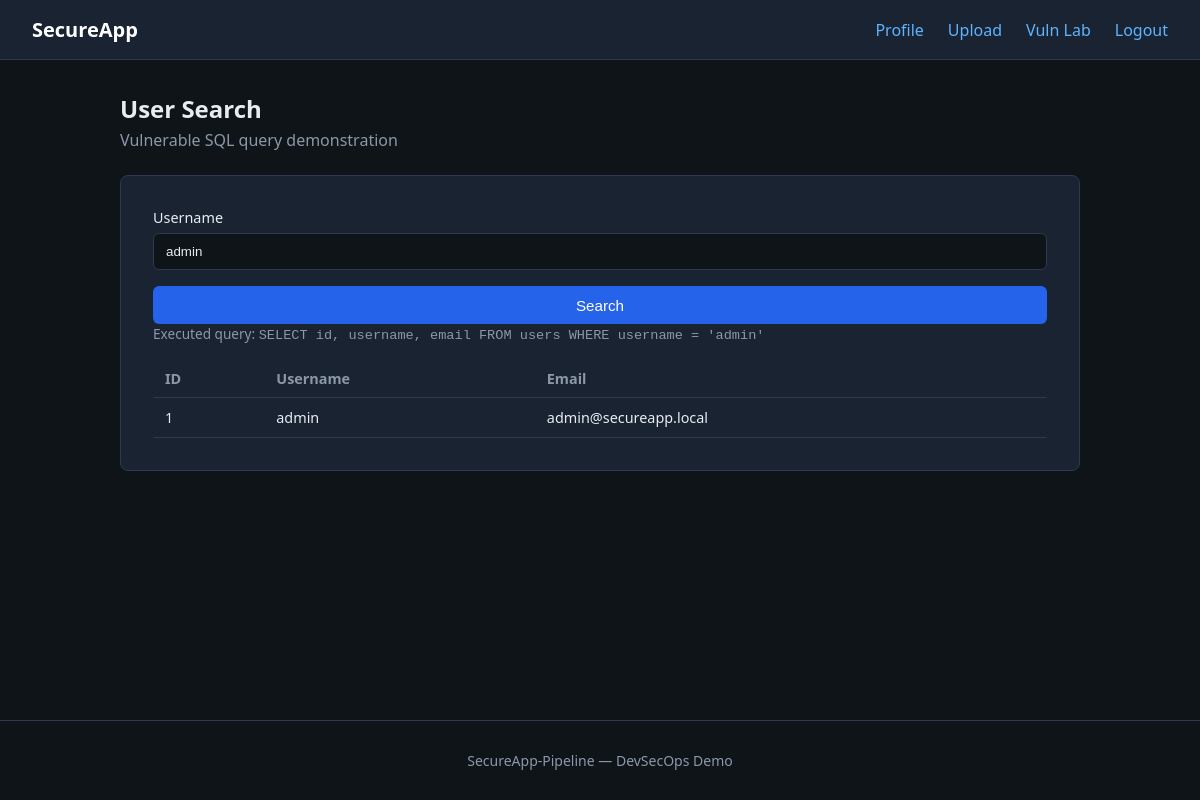
Screenshot of /vulnerable/sql-search?q=admin (signed in) with the database file from the repository.
### tables this page shows
CREATE TABLE users (
            id INTEGER PRIMARY KEY AUTOINCREMENT,
            username TEXT UNIQUE NOT NULL,
            email TEXT UNIQUE NOT NULL,
            password_hash TEXT NOT NULL,
            is_admin INTEGER NOT NULL DEFAULT 0,
            created_at TEXT NOT NULL
        );

### app/routes/vulnerable.py (the view)
@vulnerable_bp.route("/sql-search")
def sql_search():
    query = request.args.get("q", "")
    sql = f"SELECT id, username, email FROM users WHERE username = '{query}'"
    try:
        rows = get_db().execute(sql).fetchall()
    except sqlite3.Error as exc:
        rows = []
        error = str(exc)
        return render_template(
            "vulnerable/sql_search.html",
            query=query,
            rows=rows,
            error=error,
            executed_sql=sql,
        )
    return render_template(
        "vulnerable/sql_search.html",
        query=query,
        rows=rows,
        error=None,
        executed_sql=sql,
    )

### app.py (called while the page is built)
def get_db():
    if "db" not in g:
        g.db = sqlite3.connect(DATABASE)
        g.db.row_factory = sqlite3.Row
    return g.db

def current_user():
    if "user_id" not in session:
        return None
    return get_db().execute(
        "SELECT id, username, email, is_admin, created_at FROM users WHERE id = ?",
        (session["user_id"],),
    ).fetchone()

@app.before_request
def start_timer():
    request.start_time = time.time()

@app.after_request
def after_request(response):
    REQUEST_COUNT.labels(
        request.method,
        request.path
    ).inc()
    if hasattr(request, "start_time"):
        REQUEST_LATENCY.observe(
            time.time() - request.start_time
        )
    return response

@app.before_request
def load_logged_in_user():
    g.user = current_user()

### app/routes/vulnerable.py (called while the page is built)
def get_db():
    return g.db

### templates/vulnerable/sql_search.html (shortened to what this page needs)
{% extends "base.html" %}
{% block content %}
<section class="page-header">
    <h1>User Search</h1>
    <p class="subtitle">Vulnerable SQL query demonstration</p>
</section>
<article class="card">
    <form method="get" class="form">
        <div class="form-group">
            <label for="q">Username</label>
            <input type="text" id="q" name="q" value="{{ query }}">
        </div>
        <button type="submit" class="btn btn-primary">Search</button>
    </form>
    {% if executed_sql %}
        <p class="hint">Executed query: <code>{{ executed_sql }}</code></p>
    {% endif %}
    {% if rows %}
        <table class="data-table">
            <thead>
                <tr>
                    <th>ID</th>
                    <th>Username</th>
                    <th>Email</th>
                </tr>
            </thead>
            <tbody>
                {% for row in rows %}
                    <tr>
                        <td>{{ row.id }}</td>
                        <td>{{ row.username }}</td>
                        <td>{{ row.email }}</td>
                    </tr>
                {% endfor %}
            </tbody>
        </table>
    {% elif query and not error %}
        <p class="empty-state">No users found.</p>
    {% endif %}
</article>
{% endblock %}

### app/static/css/style.css (style rules this page uses)
*, *::before, *::after { box-sizing: border-box; }
body { margin: 0; font-family: "Segoe UI", system-ui, sans-serif; background: #0f1419; color: #e7ecf3; min-height: 100vh; display: flex; flex-direction: column; }
.auth-card, .card { background: #1a2332; border: 1px solid #2d3a4d; border-radius: 8px; padding: 2rem; }
.page-header { margin-bottom: 1.5rem; }
.page-header h1, .auth-card h1 { margin: 0 0 0.25rem; }
.subtitle { color: #8b98a8; margin: 0 0 1.5rem; }
.form-group { margin-bottom: 1rem; }
.form-group label { display: block; margin-bottom: 0.35rem; font-size: 0.9rem; }
.form-group input[type="text"], .form-group input[type="email"], .form-group input[type="password"], .form-group input[type="file"] { width: 100%; padding: 0.65rem 0.75rem; border: 1px solid #2d3a4d; border-radius: 6px; background: #0f1419; color: #e7ecf3; }
.btn { display: inline-block; padding: 0.65rem 1.25rem; border: none; border-radius: 6px; cursor: pointer; font-size: 0.95rem; }
.btn-primary { background: #2563eb; color: #fff; width: 100%; }
.data-table { width: 100%; border-collapse: collapse; font-size: 0.9rem; }
.data-table th, .data-table td { padding: 0.6rem 0.75rem; text-align: left; border-bottom: 1px solid #2d3a4d; }
.data-table th { color: #8b98a8; font-weight: 600; }
.hint { font-size: 0.85rem; color: #8b98a8; margin: 0 0 1rem; }

### rows the page displays
users: id "1", username "admin", email "admin@secureapp.local"

### other values shown
{{ executed_sql }} "SELECT id, username, email FROM users WHERE username = 'admin'"
